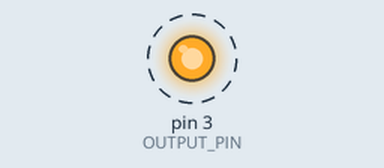
Recording of a sketch running on a simulated Arduino Uno, built with avr-gcc and run on an emulated ATmega328P. Shown: output pins drawn as LEDs (lit = HIGH). Dashed ring = blinking.

Above: at 0.5 s.
Timing chart, 0 to 4.6 s (numbered marks = the images above):
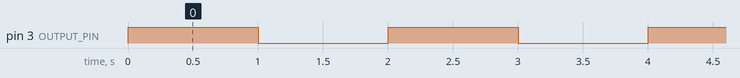

The sketch:

blink_led.ino
```cpp
// C++ code
//

int OUTPUT_PIN = 3; // ~3
void setup()
{
  pinMode(OUTPUT_PIN, OUTPUT);
}

void loop()
{
  digitalWrite(OUTPUT_PIN, HIGH); // Turn to 5V/on
  delay(1000); // Wait for 1000 millisecond(s)
  digitalWrite(OUTPUT_PIN, LOW); // Turn to 0V/off
  delay(1000); // Wait for 1000 millisecond(s)
}
```

Measured:
- by itself, pin 3 (OUTPUT_PIN): alternates HIGH for 1.0 s and LOW for 1.0 s
